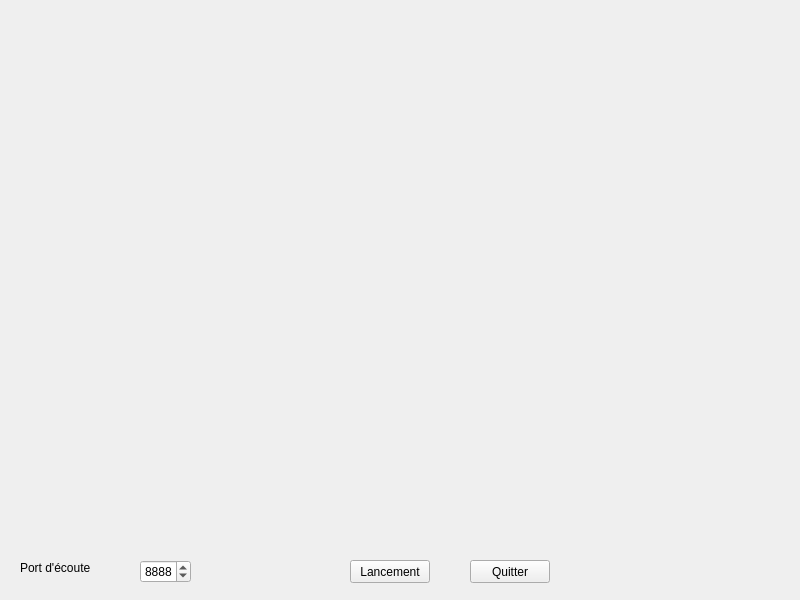
<?xml version="1.0" encoding="UTF-8"?>
<ui version="4.0">
 <class>ServeurCrawler</class>
 <widget class="QWidget" name="ServeurCrawler">
  <property name="geometry">
   <rect>
    <x>0</x>
    <y>0</y>
    <width>800</width>
    <height>600</height>
   </rect>
  </property>
  <property name="windowTitle">
   <string>ServeurCrawler</string>
  </property>
  <widget class="QPushButton" name="pushButtonLancementServeur">
   <property name="geometry">
    <rect>
     <x>350</x>
     <y>560</y>
     <width>80</width>
     <height>23</height>
    </rect>
   </property>
   <property name="text">
    <string>Lancement</string>
   </property>
  </widget>
  <widget class="QPushButton" name="pushButtonQuitter">
   <property name="geometry">
    <rect>
     <x>470</x>
     <y>560</y>
     <width>80</width>
     <height>23</height>
    </rect>
   </property>
   <property name="text">
    <string>Quitter</string>
   </property>
  </widget>
  <widget class="QLabel" name="labelEcoutePort">
   <property name="geometry">
    <rect>
     <x>20</x>
     <y>560</y>
     <width>81</width>
     <height>16</height>
    </rect>
   </property>
   <property name="text">
    <string>Port d'écoute</string>
   </property>
  </widget>
  <widget class="QSpinBox" name="spinBoxPort">
   <property name="geometry">
    <rect>
     <x>140</x>
     <y>560</y>
     <width>51</width>
     <height>23</height>
    </rect>
   </property>
   <property name="minimum">
    <number>2000</number>
   </property>
   <property name="maximum">
    <number>9999</number>
   </property>
   <property name="value">
    <number>8888</number>
   </property>
  </widget>
 </widget>
 <resources/>
 <connections>
  <connection>
   <sender>pushButtonQuitter</sender>
   <signal>clicked()</signal>
   <receiver>ServeurCrawler</receiver>
   <slot>close()</slot>
   <hints>
    <hint type="sourcelabel">
     <x>510</x>
     <y>581</y>
    </hint>
    <hint type="destinationlabel">
     <x>511</x>
     <y>653</y>
    </hint>
   </hints>
  </connection>
 </connections>
</ui>
